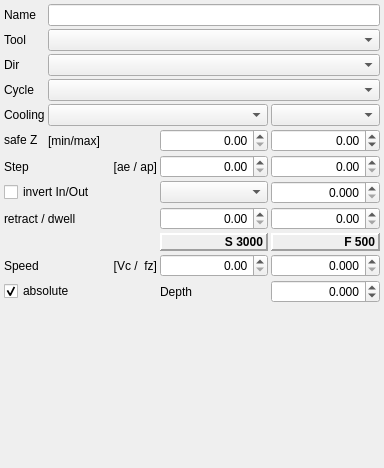
<?xml version="1.0" encoding="UTF-8"?>
<ui version="4.0">
 <class>OpSub</class>
 <widget class="QWidget" name="OpSub">
  <property name="geometry">
   <rect>
    <x>0</x>
    <y>0</y>
    <width>384</width>
    <height>468</height>
   </rect>
  </property>
  <property name="sizePolicy">
   <sizepolicy hsizetype="Preferred" vsizetype="Fixed">
    <horstretch>0</horstretch>
    <verstretch>0</verstretch>
   </sizepolicy>
  </property>
  <layout class="QGridLayout" name="gridLayout_2" columnstretch="0,0,0,0">
   <property name="leftMargin">
    <number>4</number>
   </property>
   <property name="topMargin">
    <number>4</number>
   </property>
   <property name="rightMargin">
    <number>4</number>
   </property>
   <property name="bottomMargin">
    <number>0</number>
   </property>
   <property name="spacing">
    <number>3</number>
   </property>
   <item row="10" column="3">
    <widget class="QLabel" name="lFeed">
     <property name="enabled">
      <bool>true</bool>
     </property>
     <property name="font">
      <font>
       <weight>75</weight>
       <bold>true</bold>
      </font>
     </property>
     <property name="frameShape">
      <enum>QFrame::Panel</enum>
     </property>
     <property name="frameShadow">
      <enum>QFrame::Raised</enum>
     </property>
     <property name="lineWidth">
      <number>2</number>
     </property>
     <property name="text">
      <string>F 500</string>
     </property>
     <property name="alignment">
      <set>Qt::AlignRight|Qt::AlignTrailing|Qt::AlignVCenter</set>
     </property>
    </widget>
   </item>
   <item row="8" column="0" colspan="2">
    <widget class="QCheckBox" name="cOutside">
     <property name="text">
      <string>invert In/Out</string>
     </property>
     <property name="checked">
      <bool>false</bool>
     </property>
    </widget>
   </item>
   <item row="8" column="2">
    <widget class="QComboBox" name="cbType"/>
   </item>
   <item row="6" column="2">
    <widget class="QDoubleSpinBox" name="spR1">
     <property name="alignment">
      <set>Qt::AlignRight|Qt::AlignTrailing|Qt::AlignVCenter</set>
     </property>
     <property name="maximum">
      <double>400.000000000000000</double>
     </property>
    </widget>
   </item>
   <item row="4" column="3">
    <widget class="QComboBox" name="cbFixture"/>
   </item>
   <item row="1" column="1" colspan="3">
    <widget class="QComboBox" name="cbTool"/>
   </item>
   <item row="8" column="3">
    <widget class="QDoubleSpinBox" name="spOff">
     <property name="alignment">
      <set>Qt::AlignRight|Qt::AlignTrailing|Qt::AlignVCenter</set>
     </property>
     <property name="decimals">
      <number>3</number>
     </property>
     <property name="maximum">
      <double>9.999000000000001</double>
     </property>
     <property name="singleStep">
      <double>0.010000000000000</double>
     </property>
    </widget>
   </item>
   <item row="6" column="1">
    <widget class="QLabel" name="label_11">
     <property name="text">
      <string>[min/max]</string>
     </property>
    </widget>
   </item>
   <item row="11" column="3">
    <widget class="QDoubleSpinBox" name="spFz">
     <property name="alignment">
      <set>Qt::AlignRight|Qt::AlignTrailing|Qt::AlignVCenter</set>
     </property>
     <property name="decimals">
      <number>3</number>
     </property>
     <property name="maximum">
      <double>99.998999999999995</double>
     </property>
     <property name="singleStep">
      <double>0.001000000000000</double>
     </property>
    </widget>
   </item>
   <item row="6" column="3">
    <widget class="QDoubleSpinBox" name="spR2">
     <property name="alignment">
      <set>Qt::AlignRight|Qt::AlignTrailing|Qt::AlignVCenter</set>
     </property>
     <property name="minimum">
      <double>-300.000000000000000</double>
     </property>
     <property name="maximum">
      <double>300.000000000000000</double>
     </property>
    </widget>
   </item>
   <item row="11" column="2">
    <widget class="QDoubleSpinBox" name="spVc">
     <property name="alignment">
      <set>Qt::AlignRight|Qt::AlignTrailing|Qt::AlignVCenter</set>
     </property>
     <property name="maximum">
      <double>500.000000000000000</double>
     </property>
    </widget>
   </item>
   <item row="2" column="1" colspan="3">
    <widget class="QComboBox" name="cbDir"/>
   </item>
   <item row="4" column="1" colspan="2">
    <widget class="QComboBox" name="cbCooling"/>
   </item>
   <item row="4" column="0">
    <widget class="QLabel" name="label_10">
     <property name="text">
      <string>Cooling</string>
     </property>
    </widget>
   </item>
   <item row="3" column="0">
    <widget class="QLabel" name="lCycle">
     <property name="text">
      <string>Cycle</string>
     </property>
    </widget>
   </item>
   <item row="13" column="3">
    <widget class="QDoubleSpinBox" name="spDepth">
     <property name="alignment">
      <set>Qt::AlignRight|Qt::AlignTrailing|Qt::AlignVCenter</set>
     </property>
     <property name="decimals">
      <number>3</number>
     </property>
     <property name="minimum">
      <double>-500.000000000000000</double>
     </property>
     <property name="maximum">
      <double>500.000000000000000</double>
     </property>
    </widget>
   </item>
   <item row="3" column="1" colspan="3">
    <widget class="QComboBox" name="cbCycle"/>
   </item>
   <item row="1" column="0">
    <widget class="QLabel" name="label_8">
     <property name="text">
      <string>Tool</string>
     </property>
    </widget>
   </item>
   <item row="14" column="3">
    <spacer name="verticalSpacer">
     <property name="orientation">
      <enum>Qt::Vertical</enum>
     </property>
     <property name="sizeHint" stdset="0">
      <size>
       <width>20</width>
       <height>1</height>
      </size>
     </property>
    </spacer>
   </item>
   <item row="13" column="2">
    <widget class="QLabel" name="label_7">
     <property name="text">
      <string>Depth</string>
     </property>
    </widget>
   </item>
   <item row="11" column="1">
    <widget class="QLabel" name="label_6">
     <property name="text">
      <string>[Vc /  fz]</string>
     </property>
     <property name="alignment">
      <set>Qt::AlignRight|Qt::AlignTrailing|Qt::AlignVCenter</set>
     </property>
    </widget>
   </item>
   <item row="11" column="0">
    <widget class="QLabel" name="label_5">
     <property name="sizePolicy">
      <sizepolicy hsizetype="Fixed" vsizetype="Preferred">
       <horstretch>0</horstretch>
       <verstretch>0</verstretch>
      </sizepolicy>
     </property>
     <property name="text">
      <string>Speed</string>
     </property>
    </widget>
   </item>
   <item row="6" column="0">
    <widget class="QLabel" name="label_9">
     <property name="sizePolicy">
      <sizepolicy hsizetype="Preferred" vsizetype="Fixed">
       <horstretch>0</horstretch>
       <verstretch>0</verstretch>
      </sizepolicy>
     </property>
     <property name="text">
      <string>safe Z</string>
     </property>
    </widget>
   </item>
   <item row="10" column="2">
    <widget class="QLabel" name="lSpeed">
     <property name="sizePolicy">
      <sizepolicy hsizetype="Preferred" vsizetype="Fixed">
       <horstretch>0</horstretch>
       <verstretch>0</verstretch>
      </sizepolicy>
     </property>
     <property name="font">
      <font>
       <weight>75</weight>
       <bold>true</bold>
      </font>
     </property>
     <property name="frameShape">
      <enum>QFrame::Panel</enum>
     </property>
     <property name="frameShadow">
      <enum>QFrame::Raised</enum>
     </property>
     <property name="lineWidth">
      <number>2</number>
     </property>
     <property name="text">
      <string>S 3000</string>
     </property>
     <property name="alignment">
      <set>Qt::AlignRight|Qt::AlignTrailing|Qt::AlignVCenter</set>
     </property>
    </widget>
   </item>
   <item row="2" column="0">
    <widget class="QLabel" name="lDir">
     <property name="text">
      <string>Dir</string>
     </property>
    </widget>
   </item>
   <item row="13" column="0" colspan="2">
    <widget class="QCheckBox" name="cAbsolute">
     <property name="enabled">
      <bool>true</bool>
     </property>
     <property name="text">
      <string>absolute</string>
     </property>
     <property name="checked">
      <bool>true</bool>
     </property>
    </widget>
   </item>
   <item row="0" column="1" colspan="3">
    <widget class="QLineEdit" name="opName"/>
   </item>
   <item row="0" column="0">
    <widget class="QLabel" name="label_2">
     <property name="sizePolicy">
      <sizepolicy hsizetype="Fixed" vsizetype="Preferred">
       <horstretch>0</horstretch>
       <verstretch>0</verstretch>
      </sizepolicy>
     </property>
     <property name="text">
      <string>Name</string>
     </property>
    </widget>
   </item>
   <item row="7" column="0">
    <widget class="QLabel" name="label_3">
     <property name="text">
      <string>Step</string>
     </property>
    </widget>
   </item>
   <item row="7" column="1">
    <widget class="QLabel" name="lStep">
     <property name="sizePolicy">
      <sizepolicy hsizetype="Preferred" vsizetype="Preferred">
       <horstretch>0</horstretch>
       <verstretch>0</verstretch>
      </sizepolicy>
     </property>
     <property name="text">
      <string>[ae / ap]</string>
     </property>
     <property name="alignment">
      <set>Qt::AlignRight|Qt::AlignTrailing|Qt::AlignVCenter</set>
     </property>
    </widget>
   </item>
   <item row="7" column="2">
    <widget class="QDoubleSpinBox" name="spAe">
     <property name="alignment">
      <set>Qt::AlignRight|Qt::AlignTrailing|Qt::AlignVCenter</set>
     </property>
     <property name="maximum">
      <double>200.000000000000000</double>
     </property>
    </widget>
   </item>
   <item row="7" column="3">
    <widget class="QDoubleSpinBox" name="spAp">
     <property name="alignment">
      <set>Qt::AlignRight|Qt::AlignTrailing|Qt::AlignVCenter</set>
     </property>
     <property name="maximum">
      <double>99.989999999999995</double>
     </property>
    </widget>
   </item>
   <item row="9" column="2">
    <widget class="QDoubleSpinBox" name="spRetract">
     <property name="alignment">
      <set>Qt::AlignRight|Qt::AlignTrailing|Qt::AlignVCenter</set>
     </property>
    </widget>
   </item>
   <item row="9" column="3">
    <widget class="QDoubleSpinBox" name="spDwell">
     <property name="alignment">
      <set>Qt::AlignRight|Qt::AlignTrailing|Qt::AlignVCenter</set>
     </property>
    </widget>
   </item>
   <item row="9" column="0" colspan="2">
    <widget class="QLabel" name="lRetract">
     <property name="text">
      <string>retract / dwell</string>
     </property>
    </widget>
   </item>
  </layout>
 </widget>
 <resources/>
 <connections/>
</ui>
